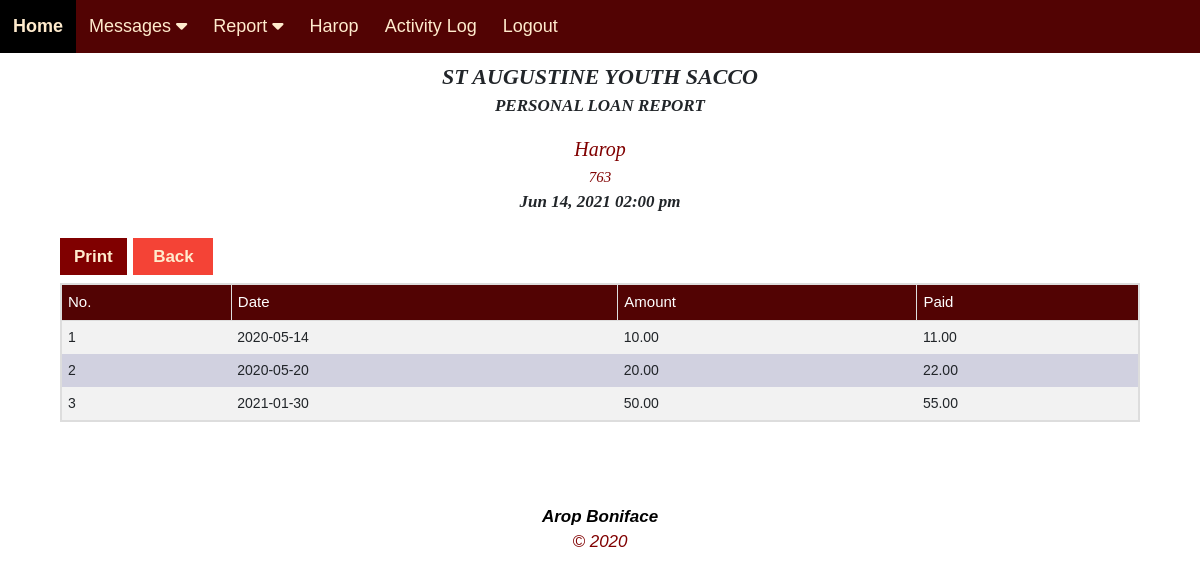
Screenshot of /pages/lreport.php (signed in) with the database file from the repository.
### tables this page shows
CREATE TABLE `membertb` (
  `memberId` int(11) NOT NULL,
  `photo` blob NOT NULL,
  `member_name` varchar(50) NOT NULL,
  `gender` enum('Male','Female','Other') NOT NULL,
  `contact` varchar(20) NOT NULL,
  `joinDate` date NOT NULL,
  `status` enum('Active','Inactive') NOT NULL DEFAULT 'Active',
  `username` varchar(50) NOT NULL,
  `pass` varchar(255) NOT NULL
);

CREATE TABLE `loantb` (
  `loanId` int(20) NOT NULL,
  `memberId` int(20) NOT NULL,
  `loanAmount` decimal(12,2) NOT NULL,
  `loanInterest` decimal(5,2) NOT NULL,
  `dateTaken` date NOT NULL,
  `dueDate` date NOT NULL,
  `loan_status` float NOT NULL
);

### pages/lreport.php (the view, shortened to what this page needs)
<?php
include('db.php');
$stmt1 = $con->prepare('SELECT photo, member_name, gender, contact FROM membertb WHERE memberId = ?');
$stmt1->bind_param('i', $_SESSION['memberId']);
$stmt1->execute();
$stmt1->bind_result($photo, $member_name, $gender, $contact);
?>
<!DOCTYPE html>
<html>
<head>
<link rel="stylesheet" href="css/w3.css">
<link rel="stylesheet" href="../../cdnjs.cloudflare.com/ajax/libs/font-awesome/4.7.0/css/font-awesome.min.css">
<body class="body" style="background-color:white">
    <div class="dontprint">
<?php include('header.php');?>
</div>
<div class="report">
  <p><i class="report-head">ST AUGUSTINE YOUTH SACCO</i> <br />
  <i class="report-head4">PERSONAL LOAN REPORT</i></p>
	<i class="report-head2"><?=$member_name?></i><br />
	<i class="report-head3"><?=$contact?></i><br />
  <i class="report-head4"><?php
  date_default_timezone_set('Africa/Kampala'); echo date("M d, Y h:i a");?></i></p>
</div>
<button class="add-btn dontprint" style="width:auto;padding-left:14px;padding-right:14px;margin-left:5%"  onclick="window.print()" style="width:auto">Print</button>
<button style="color:blanchedalmond; width:80px; font-weight:bold;background-color:#f44336;margin-left:2px" class="add-btn dontprint" onclick="location.href='home.php'" style="width:auto">Back</button>
<form >
      <div >
  <?php
      $memberId=$_SESSION['memberId'];
      $q=mysqli_query($con,"SELECT * FROM loantb WHERE memberId = '$memberId' ");
      $rr=mysqli_num_rows($q);
      if(!$rr)
      {
      echo "<h2 style='color:red;font-style: italic;font-size:20px;padding-left:14px;padding-right:14px;margin-left:5%'>No Loan Data Available...</h2>";
      }
      else
      {
      ?>
              <table  id="membertb" style="margin-top:0%;margin-bottom:3%;width: 90%;margin-left:5%" >
              <tr>
          <th class="thead">No.</th>
          <th class="thead">Date</th>
          <th class="thead">Amount</th>
          <th class="thead">Paid</th>
        </tr>
        <?php
        $inc = 1;
        while($row = mysqli_fetch_array($q)){
        $q1=mysqli_query($con,"SELECT * FROM loantb WHERE loanId='".$row['loanId']."' ");
        $row=mysqli_fetch_assoc($q1);
        $q2=mysqli_query($con,"SELECT SUM(amountPaid) AS paid FROM loanhist WHERE loanId='".$row['loanId']."' ");
        $r2=mysqli_fetch_assoc($q2);
        echo "<Tr>";
        echo "<td>".$inc."</td>";
        echo "<td>".$row['dateTaken']."</td>";
        echo "<td>".$row['loanAmount']."</td>";
        echo "<td>".$r2['paid']."</td>";
        ?>
        <?php
      echo "</Tr>";
      $inc++;
      }
      ?>
      </table>
<?php }?>
  <div style="padding-left:42%; padding-top:3%; font-size:20px; font-style: italic;"><?php echo @$err;?></div>
  </form>
  <div class="bottom-nav">
<?php include('footer.php');?>
</div>
</body>
</html>

### pages/header.php (shortened to what this page needs)
<?php
include('db.php');
$stmt1 = $con->prepare('SELECT member_name FROM membertb WHERE memberId = ?');
$stmt1->bind_param('i', $_SESSION['memberId']);
$stmt1->execute();
$stmt1->bind_result($member_name);
?>
<!DOCTYPE html>
<html>
<link href="bootstrap/css/bootstrap.css" rel="stylesheet"/>
<link rel="stylesheet" href="css/w3.css">
<link rel="stylesheet" href="../../cdnjs.cloudflare.com/ajax/libs/font-awesome/4.7.0/css/font-awesome.min.css">
<link rel="stylesheet" type="text/css" href="../css/style.css" />
<body>
<div class="top-link" id="mytoplink">
  <a href="home.php">Home</a>
  <div class="dropdown">
    <button class="dropbtn">Messages
      <i class="fa fa-caret-down"></i>
    </button>
  </div>
  <div class="dropdown">
    <button class="dropbtn">Report
      <i class="fa fa-caret-down"></i>
    </button>
  </div>
  <a href="profile.php"><?=$member_name?></a>
  <a href="history.php">Activity Log</a>
  <a href="logout.php">Logout</a>
</div>
</body>
</html>

### css/w3.css (style rules this page uses)
html { box-sizing: border-box }
*, *:before, *:after { box-sizing: inherit }
html { -ms-text-size-adjust: 100%; -webkit-text-size-adjust: 100% }
body { margin: 0 }
a { background-color: transparent; -webkit-text-decoration-skip: objects }
button, input, select, textarea { font: inherit; margin: 0 }
button, input { overflow: visible }
button, select { text-transform: none }
button, html [type=button], [type=reset], [type=submit] { -webkit-appearance: button }
html, body { font-family: Verdana, sans-serif; font-size: 15px; line-height: 1.5 }
html { overflow-x: hidden }
a { color: inherit }

### css/style.css (style rules this page uses)
.body { background-color: blanchedalmond; box-align: center; margin-top: 5%; }
.bottom-nav { width: 100%; padding: 10px; color: maroon }
button { background-color: #4CAF50; color: white; padding: 14px 20px; margin: 8px 0; border: none; cursor: pointer; width: 100%; }
body { margin: 0; font-family: Arial; font-size: 17px; }
* { box-sizing: border-box; }
table { border-collapse: collapse; width: 95%; border: 2px solid #ddd; word-wrap: break-word; background-color: #d1d1e0 }
td { text-align: left; padding: 6px; font-size: 14px; font-weight: lighter; overflow: inline; word-wrap: break-word; }
tr:nth-child(even) { background-color: #f2f2f2 }
.thead { background-color: rgb(82, 3, 3); color: white; word-wrap: break-word; overflow: inline; text-align: left; padding: 6px; border: 1px solid #ddd; font-size: 15px; font-weight: lighter; }
.report { text-align: center; background: transparent; margin-top: 5%; }
.report-head { background: transparent; border: 0px solid #ccc; font-family: Cambria, Cochin, Georgia, Times, 'Times New Roman', serif; text-align: center; font-size: 22px; font-weight: bold; }
.report-head2 { background: transparent; border: 0px solid #ccc; color: maroon; text-align: center; font-size: 20px; font-family: Cambria, Cochin, Georgia, Times, 'Times New Roman', serif; }
.report-head3 { background: transparent; border: 0px solid #ccc; color: maroon; text-align: center; font-size: 15px; font-family: Cambria, Cochin, Georgia, Times, 'Times New Roman', serif; }
.report-head4 { background: transparent; border: 0px solid #ccc; text-align: center; font-size: 17px; font-weight: bold; font-family: Cambria, Cochin, Georgia, Times, 'Times New Roman', serif; }
.add-btn { background-color: maroon; color: blanchedalmond; font-weight: bold; margin: 8px 0; border: none; cursor: pointer; padding: 6px; width: 8%; margin-left: 17%; }
.top-link { background-color: rgb(82, 3, 3); position: fixed; top: 0; width: 100%; }
.top-link a { float: left; display: block; color: blanchedalmond; text-align: center; padding: 13px 13px; text-decoration: none; font-size: 18px; }
.dropdown { float: left; overflow: hidden; }
.dropdown .dropbtn { font-size: 18px; border: none; outline: none; color: blanchedalmond; padding: 13px 13px; background-color: inherit; font-family: inherit; margin: 0; }

### pages/lreport.php (style rules this page uses)
html,body,h1,h2,h3,h4,h5,h6 { font-family: "Roboto", sans-serif }

### rows the page displays
membertb: member_name "Harop", contact "763"
loantb: dateTaken "2020-05-14", loanAmount "10.00", paid "11.00"
loantb: dateTaken "2020-05-20", loanAmount "20.00", paid "22.00"
loantb: dateTaken "2021-01-30", loanAmount "50.00", paid "55.00"
